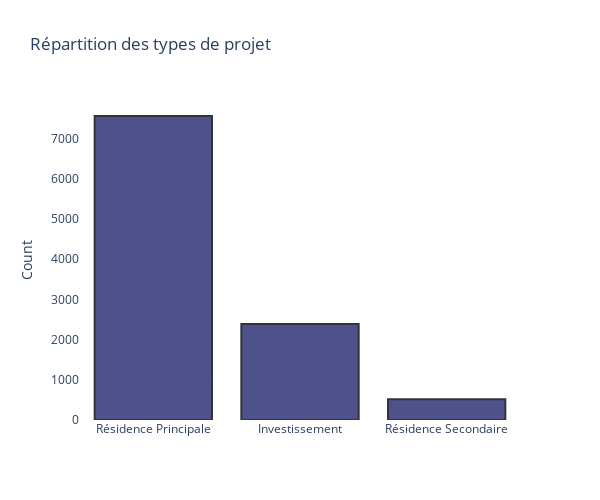

Notebook code cell kept with this figure:
### Code cell
fig = go.Figure(go.Bar(
            x=df['TypeProjet'].value_counts().index,
            y=df.TypeProjet.value_counts(),
            orientation='v',
))

fig.update_layout(autosize = True , 
    width = 600 , 
    height = 500 ,
    title="Répartition des types de projet",
    paper_bgcolor='rgba(0,0,0,0)',
    plot_bgcolor='rgba(0,0,0,0)')

fig.update_traces(marker_color='rgb(35, 38, 110)', marker_line_color='rgb(1,1,10)',
                  marker_line_width=2, opacity=0.8)

fig.update_yaxes(title='Count', automargin = True)

fig.show()

### Figure 1 — Plotly figure (JSON) as saved in the notebook; plotly's stock layout.template omitted (floating-point values rounded to 4 significant figures)
{"data": [{"marker": {"color": "rgb(35, 38, 110)", "line": {"color": "rgb(1,1,10)", "width": 2}}, "opacity": 0.8, "orientation": "v", "type": "bar", "x": ["Résidence Principale", "Investissement", "Résidence Secondaire"], "y": [7556, 2386, 513]}], "layout": {"autosize": true, "height": 500, "paper_bgcolor": "rgba(0,0,0,0)", "plot_bgcolor": "rgba(0,0,0,0)", "title": {"text": "Répartition des types de projet"}, "width": 600, "yaxis": {"automargin": true, "title": {"text": "Count"}}}}
